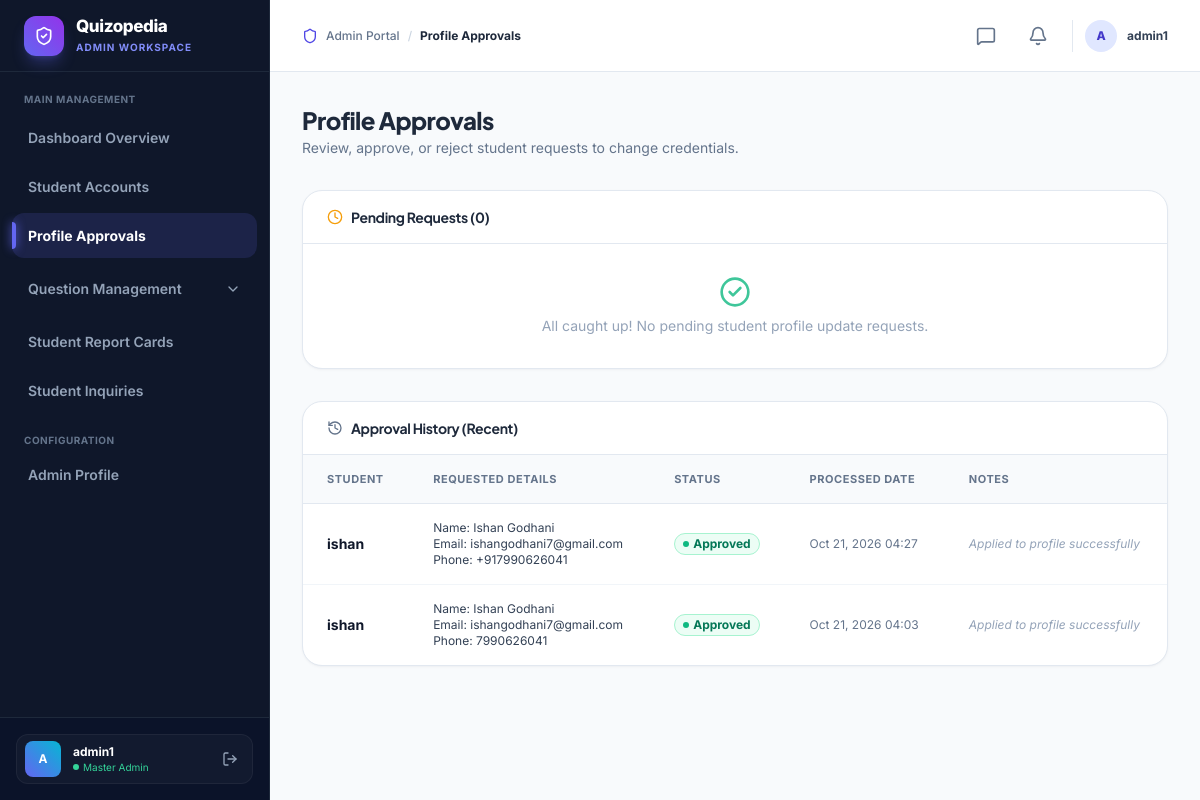
/admin-dashboard/approvals/ (signed in), run on an earlier commit of the app's database.
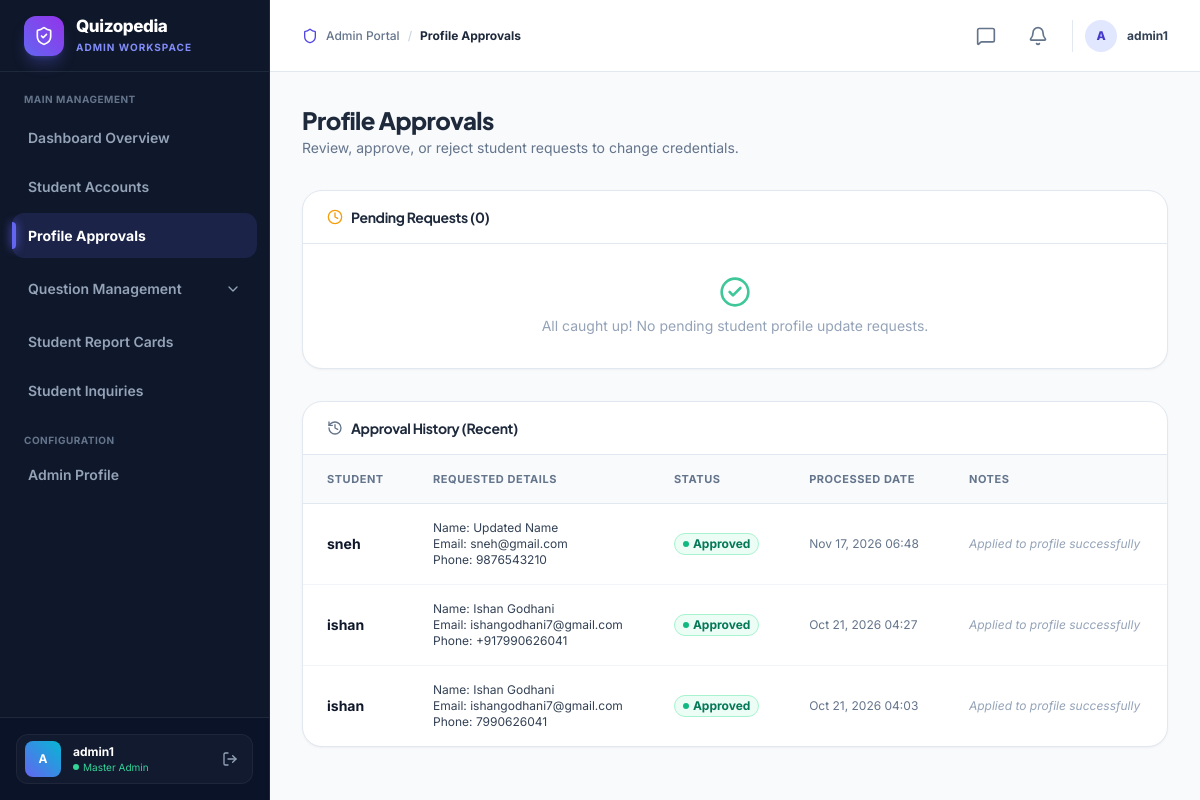
And on a later commit of the database.
### user/models.py (models this page shows, shortened)
class ProfileUpdateRequest(models.Model):
    STATUS_CHOICES = [
        ('pending', 'Pending Approval'),
        ('approved', 'Approved'),
        ('rejected', 'Rejected'),
    ]
    student = models.ForeignKey(Student, on_delete=models.CASCADE, related_name='profile_updates')
    name = models.CharField(max_length=150)
    email = models.EmailField()
    phone = models.CharField(max_length=15)
    status = models.CharField(max_length=20, choices=STATUS_CHOICES, default='pending')
    rejection_reason = models.TextField(blank=True, null=True)
    created_at = models.DateTimeField(auto_now_add=True)
    updated_at = models.DateTimeField(auto_now=True)

class Student(models.Model):
    user = models.OneToOneField(User, on_delete=models.CASCADE, related_name='student')
    phone = models.CharField(max_length=15)
    @property
    def name(self):
        return self.user.first_name if self.user else ""
    @property
    def email(self):
        return self.user.email if self.user else ""

### adminpanel/views.py (the view, shortened to what this page needs)
# urls.py: path('admin-dashboard/approvals/', views.profile_approvals, name='admin_profile_approvals'),
@admin_required
def profile_approvals(request):
    errors = []
    success_msg = None
    pending_requests = ProfileUpdateRequest.objects.filter(status='pending').order_by('-created_at')
    past_requests = ProfileUpdateRequest.objects.exclude(status='pending').order_by('-updated_at')[:15]
    return render(request, 'adminpanel/approvals.html', {
        'pending_requests': pending_requests,
        'past_requests': past_requests,
        'errors': errors,
        'success': success_msg
    })

### user/models.py (called while the page is built)
    def _translate_aliases(self, kwargs):
        new_kwargs = {}
        for k, v in kwargs.items():
            if k == 'status' and isinstance(v, str):
                v = v.strip().lower()
            if k == 'name' or k.startswith('name__'):
                new_kwargs['sender_' + k] = v
            elif k == 'email' or k.startswith('email__'):
                new_kwargs['sender_' + k] = v
            elif k == 'timestamp' or k.startswith('timestamp__'):
                new_kwargs['created_at' + k[9:]] = v
            else:
                new_kwargs[k] = v
        return new_kwargs

    def filter(self, *args, **kwargs):
        return super().filter(*args, **self._translate_aliases(kwargs))

### adminpanel/templates/adminpanel/approvals.html (shortened to what the changed rows need)
{% extends 'adminpanel/base.html' %}
{% block content %}
<div class="mb-8">
  <h1 class="text-2xl font-extrabold text-slate-800 tracking-tight">Profile Approvals</h1>
</div>
<div class="space-y-8">
  <div class="glass-card overflow-hidden">
    <div class="px-6 py-4 border-b border-slate-200 flex items-center justify-between">
      <div class="flex items-center gap-2">
        <h2 class="text-sm font-bold text-slate-800">Pending Requests ({{ pending_requests|length }})</h2>
      </div>
    </div>
  </div>
  <div class="glass-card overflow-hidden">
    <div class="px-6 py-4 border-b border-slate-200 flex items-center justify-between">
      <div class="flex items-center gap-2">
        <h2 class="text-sm font-bold text-slate-800">Approval History (Recent)</h2>
      </div>
    </div>
    {% if past_requests %}
    <div class="overflow-x-auto">
      <table class="w-full text-left text-sm border-collapse min-w-[700px]">
        <thead>
          <tr class="border-b border-slate-200 bg-slate-50 text-slate-500 font-bold uppercase tracking-wider text-[11px]">
            <th class="px-6 py-3.5">Student</th>
            <th class="px-6 py-3.5">Requested Details</th>
            <th class="px-6 py-3.5">Status</th>
            <th class="px-6 py-3.5">Processed Date</th>
            <th class="px-6 py-3.5">Notes</th>
          </tr>
        </thead>
        <tbody class="divide-y divide-slate-100 text-slate-700">
          {% for req in past_requests %}
          <tr class="hover:bg-slate-50 transition">
            <td class="px-6 py-4 font-bold text-slate-900">{{ req.student.user.username }}</td>
            <td class="px-6 py-4 text-xs">
              <span class="block">Name: {{ req.name }}</span>
              <span class="block">Email: {{ req.email }}</span>
              <span class="block">Phone: {{ req.phone }}</span>
            </td>
            <td class="px-6 py-4 text-xs font-bold">
              {% if req.status == 'approved' %}
              <span class="inline-flex items-center gap-1 text-emerald-700 px-2 py-0.5 rounded-full bg-emerald-50 border border-emerald-200">
                <span class="w-1.5 h-1.5 rounded-full bg-emerald-500"></span> Approved
              </span>
              {% else %}
              <span class="inline-flex items-center gap-1 text-red-700 px-2 py-0.5 rounded-full bg-red-50 border border-red-200">
                <span class="w-1.5 h-1.5 rounded-full bg-red-500"></span> Rejected
              </span>
              {% endif %}
            </td>
            <td class="px-6 py-4 text-xs text-slate-500">{{ req.updated_at|date:"M d, Y H:i" }}</td>
            <td class="px-6 py-4 text-xs italic text-slate-400">
              {% if req.status == 'rejected' %}
              {{ req.rejection_reason|default:'Changes rejected' }}
              {% elif req.status == 'approved' %}
              Applied to profile successfully
              {% else %}
              --
              {% endif %}
            </td>
          </tr>
          {% endfor %}
        </tbody>
      </table>
    </div>
    {% else %}
    <p class="text-xs text-slate-400 text-center py-6">No historical records found.</p>
    {% endif %}
  </div>
</div>
{% endblock %}

What changed in the data, as far as the page shows it:
added ProfileUpdateRequest: student.user.username "sneh", name "Updated Name", email "sneh@gmail.com", phone "9876543210", status "approved" (drawn), updated_at "Nov 17, 2026 06:48"
